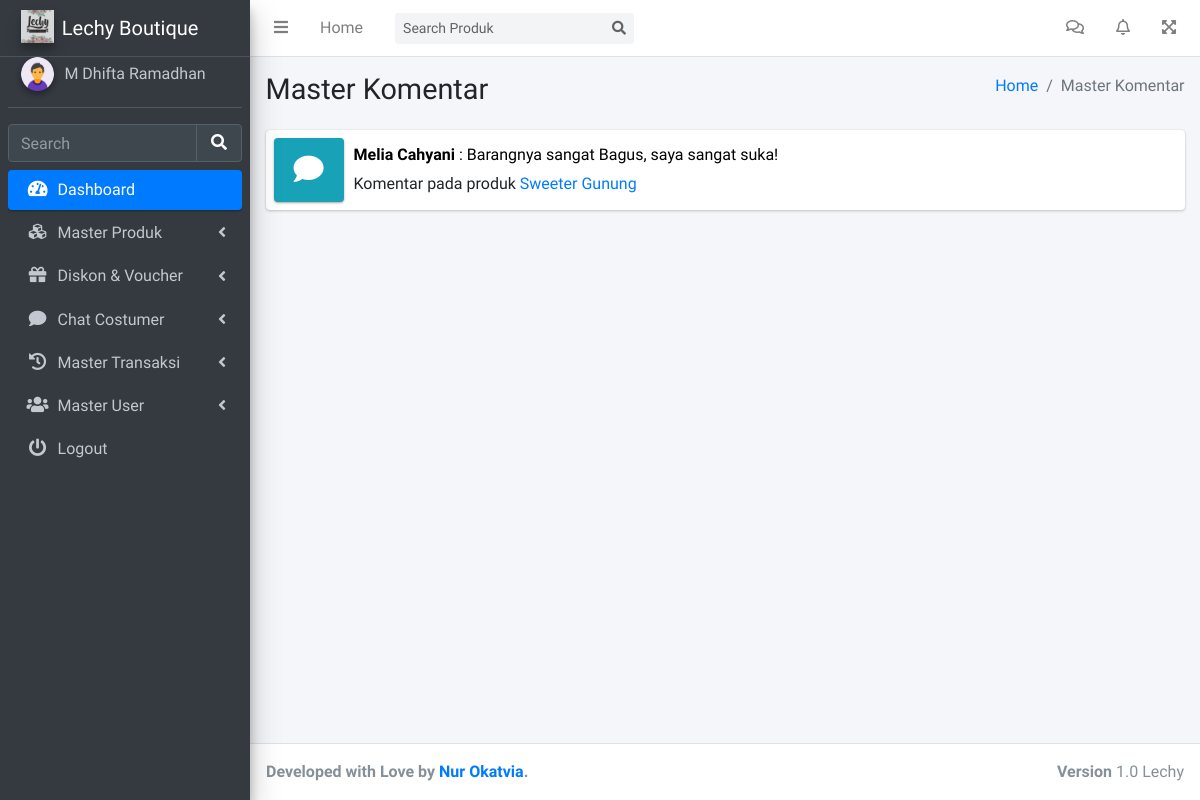
The app's page /admin/masterKomentar.php (signed in), older data.
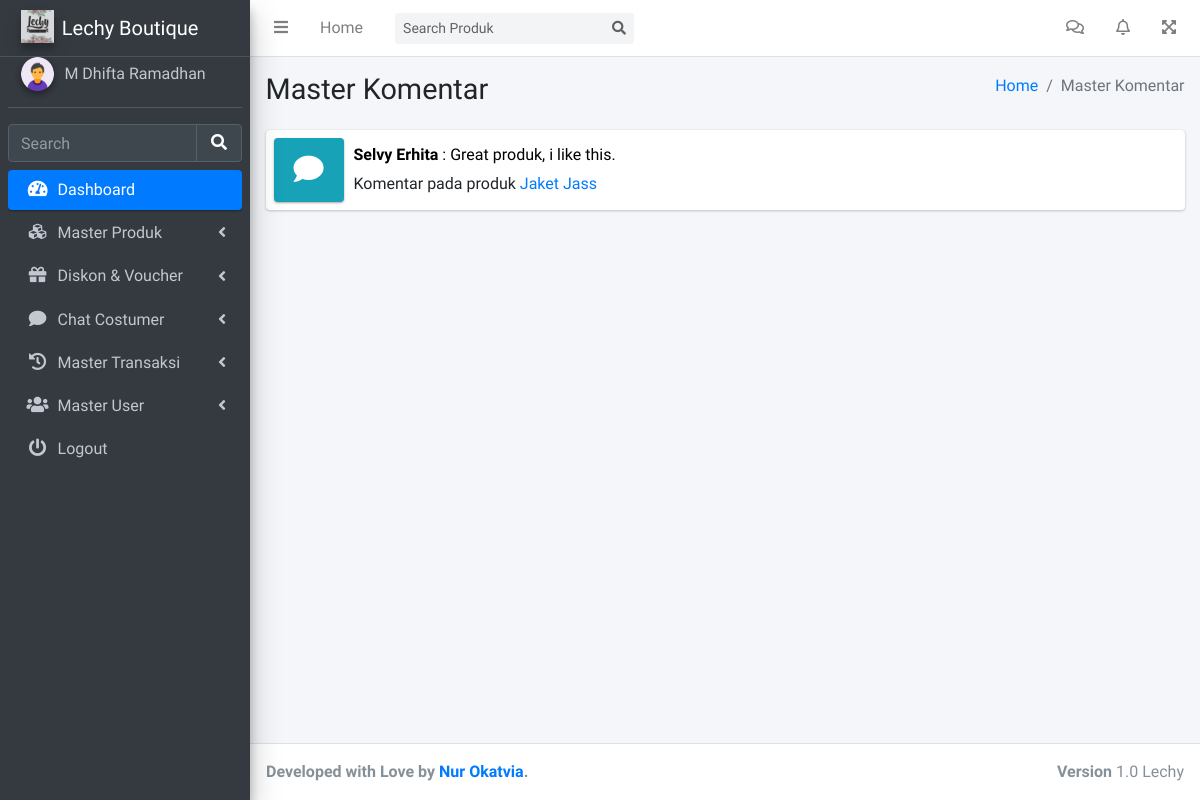
The same page, newer data.
### tables this page shows
CREATE TABLE `tb_komentar` (
  `id_komentar` int(11) NOT NULL,
  `id_user` int(11) NOT NULL,
  `id_produk` int(11) NOT NULL,
  `komentar` text NOT NULL,
  `tanggal_komentar` date NOT NULL
);

CREATE TABLE `tb_user` (
  `id_user` int(11) NOT NULL,
  `fname` varchar(144) NOT NULL,
  `lname` varchar(144) DEFAULT NULL,
  `telephone` varchar(144) NOT NULL,
  `saldo` int(100) NOT NULL,
  `email` varchar(144) NOT NULL,
  `password` varchar(144) NOT NULL,
  `roles` enum('0','1','2') NOT NULL,
  `status` enum('0','1') NOT NULL
);

CREATE TABLE `tb_produk` (
  `id_produk` int(11) NOT NULL,
  `nama_produk` varchar(144) NOT NULL,
  `stok` int(11) NOT NULL,
  `harga_produk` int(11) NOT NULL,
  `berat_produk` int(11) NOT NULL,
  `id_kategori` int(11) NOT NULL,
  `deskripsi_produk` text NOT NULL,
  `status` enum('1','0') NOT NULL
);

### admin/masterKomentar.php (the view, shortened to what this page needs)
<?php include '../config/config.php'; ?>
<!DOCTYPE html>
<html lang="en">
<head>
  <?php include 'asset/css.php'; ?>
</head>
<body class="hold-transition sidebar-mini layout-fixed layout-navbar-fixed layout-footer-fixed">
  <div class="wrapper">
    <?php include 'asset/navbar.php'; ?>
    <?php include 'asset/sidebar.php'; ?>
    <div class="content-wrapper">
      <div class="content-header">
        <div class="container-fluid">
          <div class="row mb-2">
            <div class="col-sm-6">
              <h1 class="m-0">Master Komentar</h1>
            </div>
            <div class="col-sm-6">
              <ol class="breadcrumb float-sm-right">
                <li class="breadcrumb-item"><a href="#">Home</a></li>
                <li class="breadcrumb-item active">Master Komentar</li>
              </ol>
            </div>
          </div>
        </div>
      </div>
      <section class="content">
        <div class="container-fluid">
          <div class="row">
            <?php $query = $mysqli->query("SELECT * FROM tb_komentar as tbk JOIN tb_user as tbu ON tbu.id_user=tbk.id_user JOIN tb_produk as tbp ON tbp.id_produk=tbk.id_produk ORDER BY tbk.id_komentar DESC"); ?>
            <?php while ($value = $query->fetch_object()) { ?>
              <div class="col-12 col-sm-6 col-md-12">
                <div class="info-box">
                  <span class="info-box-icon bg-info elevation-1"><a href="#.php?id=<?= $value->id_produk; ?>"><i class="fas fa-comment"></i></a></span>
                  <div class="info-box-content">
                    <span class="info-box-text"><a style="color:#000000;" href="#.php?id=<?= $value->id_produk; ?>"><b><?= $value->fname; ?> <?= $value->lname; ?></b> : <?= $value->komentar; ?></a></span>
                    <span class="info-box-text">
                      Komentar pada produk <a href="#.php?id=<?= $value->id_produk; ?>"><?= $value->nama_produk; ?></a>
                    </span>
                  </div>
                </div>
              </div>
            <?php } ?>
          </div>
        </div>
      </section>
    </div>
    <?php include 'asset/footer.php'; ?>
  </div>
</body>
</html>

Row changes from the older to the newer data that the page shows:
removed tb_komentar: id_user.fname "Melia", id_user.lname "Cahyani", komentar "Barangnya sangat Bagus, saya sangat suka!", id_produk.nama_produk "Sweeter Gunung"
added tb_komentar: id_user.fname "Selvy", id_user.lname "Erhita", komentar "Great produk, i like this.", id_produk.nama_produk "Jaket Jass"
